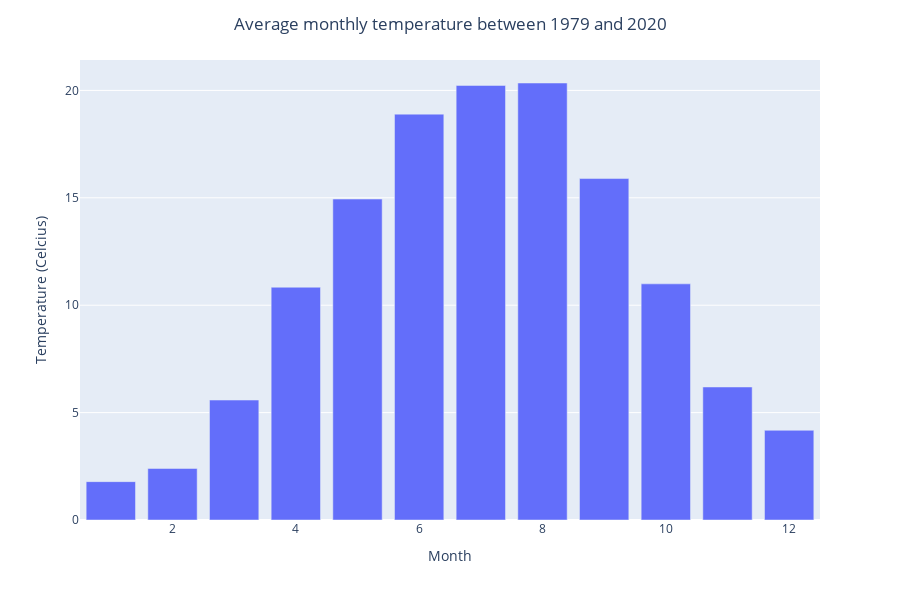

The notebook cell saved with this chart:
### Code cell
fig = px.bar(df_resample, x=df_resample.index, y=df_resample['temperature'], custom_data=[df_resample.index, 'temperature'])
fig.update_layout(title_text='Average monthly temperature between 1979 and 2020',
                            title_x=0.5, 
                            height=600, 
                            xaxis_title="Month",
                            yaxis_title="Temperature (Celcius)")
fig.update_traces(hovertemplate = 'Month: %{x} <br>Avg. Temperature: %{y:.2f}')
fig.show()

### Figure 1 — Plotly figure (JSON) as saved in the notebook; plotly's stock layout.template omitted (floating-point values rounded to 4 significant figures)
{"data": [{"alignmentgroup": "True", "customdata": [[1, 1.786], [2, 2.399], [3, 5.584], [4, 10.84], [5, 14.94], [6, 18.9], [7, 20.23], [8, 20.35], [9, 15.9], [10, 10.99], [11, 6.193], [12, 4.176]], "hovertemplate": "Month: %{x} <br>Avg. Temperature: %{y:.2f}", "legendgroup": "", "marker": {"color": "#636efa", "pattern": {"shape": ""}}, "name": "", "offsetgroup": "", "orientation": "v", "showlegend": false, "textposition": "auto", "type": "bar", "x": [1, 2, 3, 4, 5, 6, 7, 8, 9, 10, 11, 12], "xaxis": "x", "y": [1.786, 2.399, 5.584, 10.84, 14.94, 18.9, 20.23, 20.35, 15.9, 10.99, 6.193, 4.176], "yaxis": "y"}], "layout": {"barmode": "relative", "height": 600, "legend": {"tracegroupgap": 0}, "margin": {"t": 60}, "title": {"text": "Average monthly temperature between 1979 and 2020", "x": 0.5}, "xaxis": {"anchor": "y", "domain": [0, 1], "title": {"text": "Month"}}, "yaxis": {"anchor": "x", "domain": [0, 1], "title": {"text": "Temperature (Celcius)"}}}}
